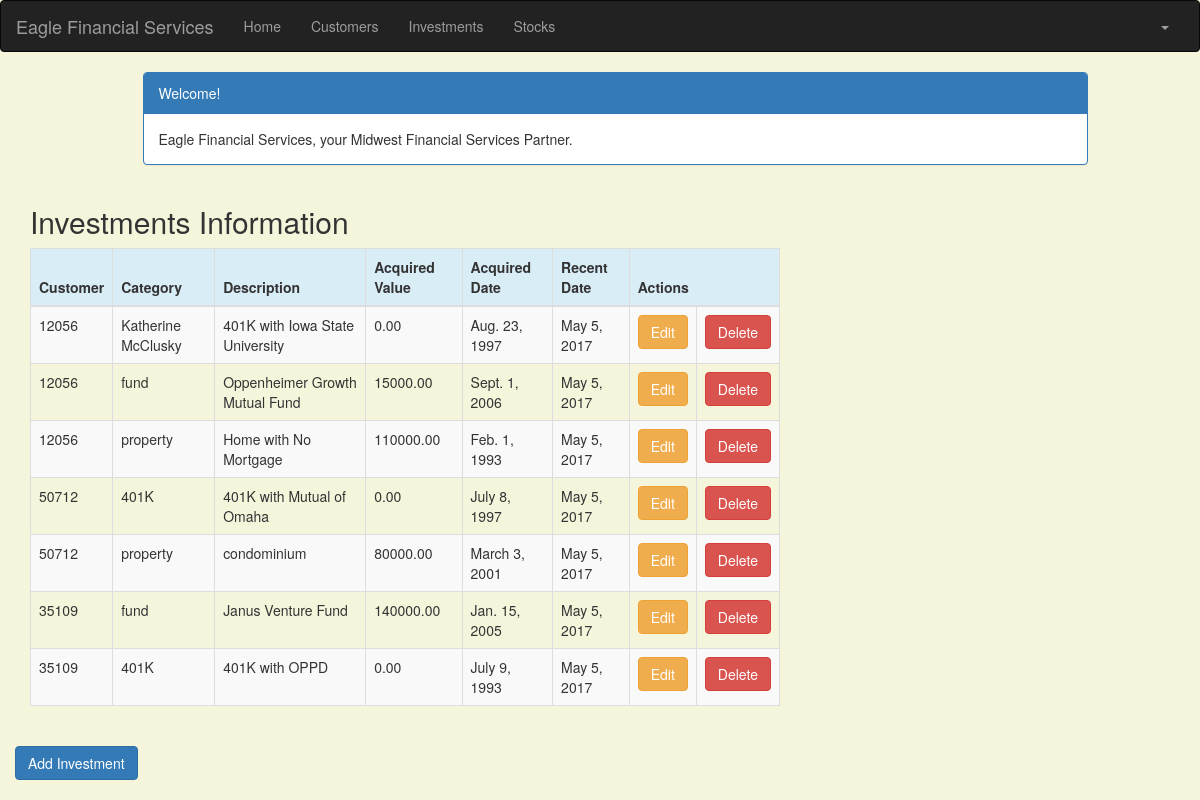
The app's page /investment/ (signed in) with its own data.
### portfolio/models.py (models this page shows, shortened)
class Investment(models.Model):
    customer = models.ForeignKey(Customer, related_name='investments')
    category = models.CharField(max_length=50)
    description = models.CharField(max_length=200)
    acquired_value = models.DecimalField(max_digits=10, decimal_places=2)
    acquired_date = models.DateField(default=timezone.now)
    recent_value = models.DecimalField(max_digits=10, decimal_places=2)
    recent_date = models.DateField(default=timezone.now, blank=True, null=True)

class Customer(models.Model):
    name = models.CharField(max_length=50)
    address = models.CharField(max_length=200)
    cust_number = models.IntegerField(blank=False, null=False)
    city = models.CharField(max_length=50)
    state = models.CharField(max_length=50)
    zipcode = models.CharField(max_length=10)
    email = models.EmailField(max_length=200)
    cell_phone = models.CharField(max_length=50)
    created_date = models.DateTimeField(
        default=timezone.now)
    updated_date = models.DateTimeField(auto_now_add=True)
    def __str__(self):
        return str(self.cust_number)

### portfolio/views.py (the view)
# urls.py: url(r'^investment/$', views.investment_list, name='investment_list'),
@login_required
def investment_list(request):
   investments = Investment.objects.filter(acquired_date__lte=timezone.now())
   return render(request, 'portfolio/investment_list.html', {'investments': investments})

### portfolio/templates/portfolio/investment_list.html (shortened to what this page needs)
{% extends 'portfolio/base.html' %}
{% block content %}
    <!DOCTYPE html>
    <html>
    <head>
        <link rel="stylesheet" href="https://maxcdn.bootstrapcdn.com/bootstrap/3.3.4/css/bootstrap.min.css">
    </head>
    <body>
    <div class="container">
        <div class="row">
            <div class="col-md-10 col-md-offset-1">
                <div class="panel panel-primary">
                    <div class="panel-heading">Welcome!</div>
                    <div class="panel-body">
                        Eagle Financial Services, your Midwest Financial Services Partner.
                    </div>
                </div>
            </div>
        </div>
    </div>
    <div class="row">
        <h2 style="padding-left: 15Px">Investments Information</h2>
    </div>
    <div>
        <table class="table table-striped table-bordered table-hover">
            <thead>
            <tr class="bg-info">
                <th>Customer</th>
                <th>Category</th>
                <th>Description</th>
                <th>Acquired Value</th>
                <th>Acquired Date</th>
                <th>Recent Date</th>
                <th colspan="3">Actions</th>
            </tr>
            </thead>
            <tbody>
                {% for investment in investments %}
                <tr>
                    <td>{{ investment.customer }}</td>
                    <td>{{ investment.category }}</td>
                    <td>{{ investment.description }}</td>
                    <td>{{ investment.acquired_value }}</td>
                    <td>{{ investment.acquired_date }}</td>
                    <td>{{ investment.recent_date }}</td>
                    <td><a href="{% url 'portfolio:investment_edit' pk=investment.pk %}"
                           class="btn btn-warning">Edit</a></td>
                    <td><a href="{% url 'portfolio:investment_delete' pk=investment.pk %}"
                           onclick="return confirm('Are you sure you want to delete?')"
                           class="btn btn-danger">Delete</a>
                    </td>
                </tr>
            {% endfor %}
            </tbody>
        </table>
     <div class="row">
            <a href="{% url 'portfolio:investment_new' %}" class="row"><span
                    class="btn btn-primary">Add Investment</span></a>
        </div>
    </div>
    </body>
    </html>
{% endblock %}

### portfolio/templates/portfolio/investment_list.html (style rules this page uses)
body { background-color: beige; }

### records on screen
Investment: customer "12056", category "Katherine McClusky", description "401K with Iowa State University", acquired_value "0.00", acquired_date "Aug. 23, 1997", recent_date "May 5, 2017"
Investment: customer "12056", category "fund", description "Oppenheimer Growth Mutual Fund", acquired_value "15000.00", acquired_date "Sept. 1, 2006", recent_date "May 5, 2017"
Investment: customer "12056", category "property", description "Home with No Mortgage", acquired_value "110000.00", acquired_date "Feb. 1, 1993", recent_date "May 5, 2017"
Investment: customer "50712", category "401K", description "401K with Mutual of Omaha", acquired_value "0.00", acquired_date "July 8, 1997", recent_date "May 5, 2017"
Investment: customer "50712", category "property", description "condominium", acquired_value "80000.00", acquired_date "March 3, 2001", recent_date "May 5, 2017"
Investment: customer "35109", category "fund", description "Janus Venture Fund", acquired_value "140000.00", acquired_date "Jan. 15, 2005", recent_date "May 5, 2017"
Investment: customer "35109", category "401K", description "401K with OPPD", acquired_value "0.00", acquired_date "July 9, 1993", recent_date "May 5, 2017"
